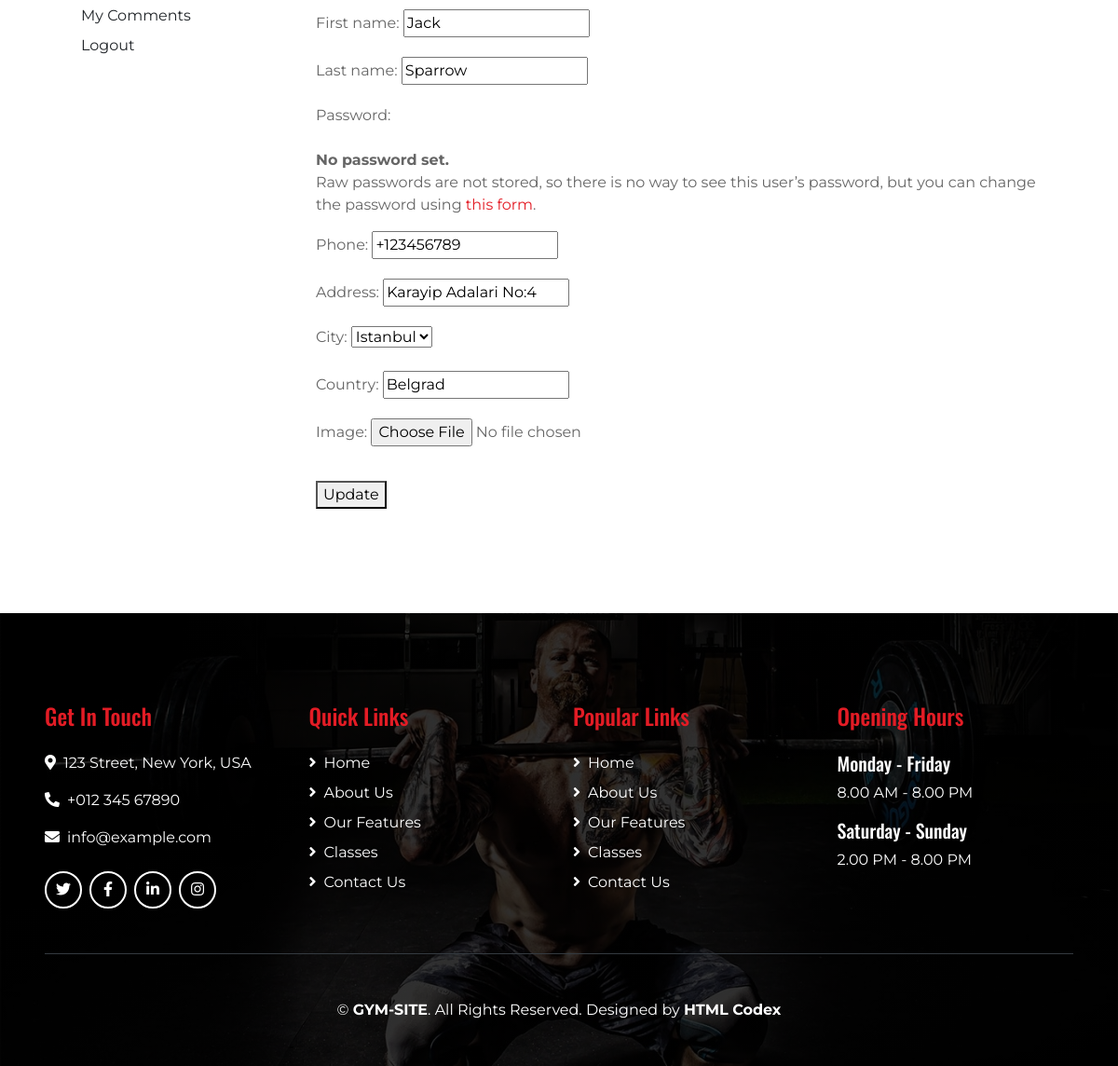
Page /user/update/ (signed in, lower part) on the earlier database version.
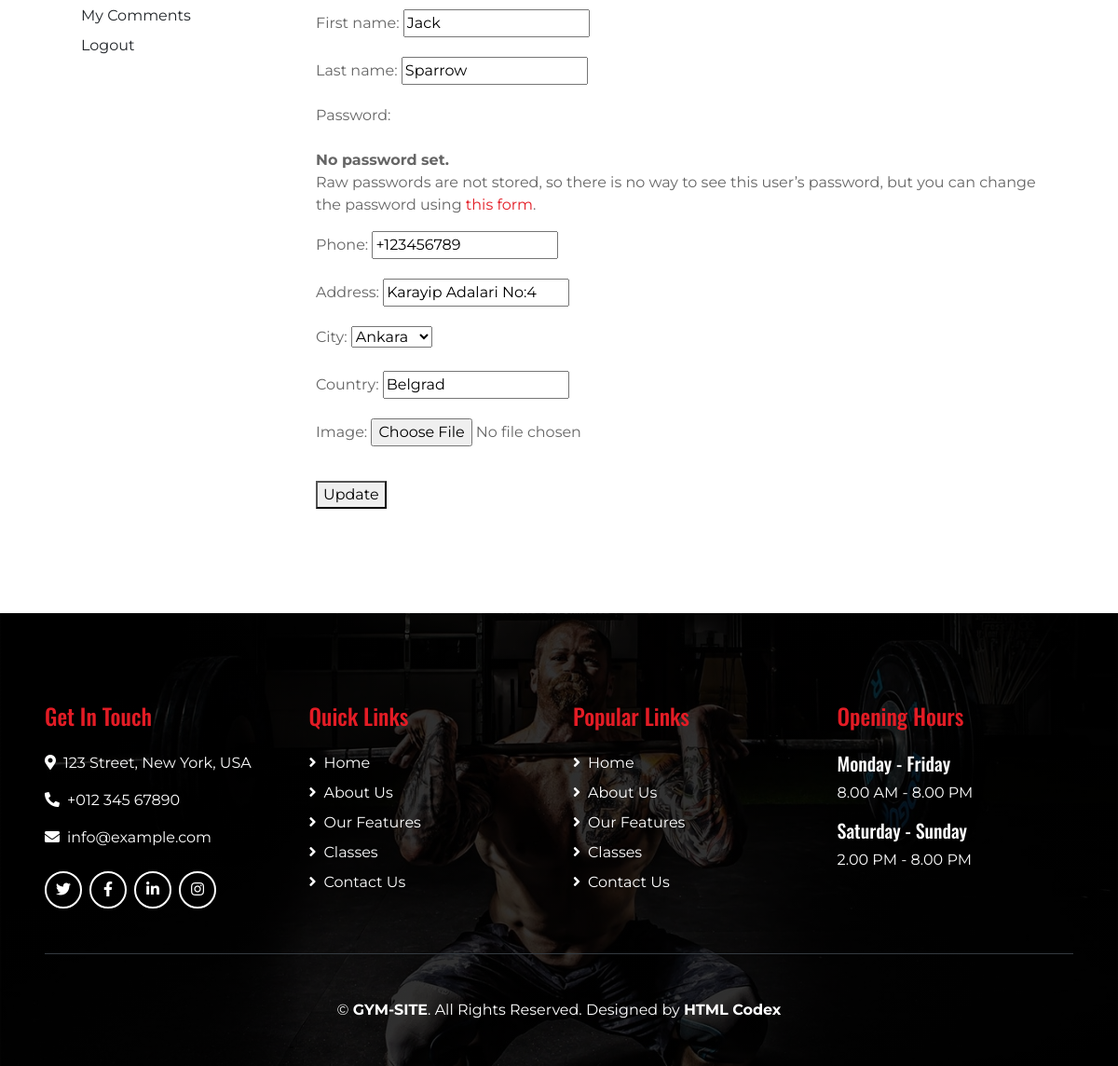
Same page on the later database version.
### home/models.py (models this page shows, shortened)
class UserProfile(models.Model):
    user = models.OneToOneField(User, on_delete=models.CASCADE)
    phone = models.CharField(blank=True, max_length=20)
    address = models.CharField(blank=True, max_length=150)
    city = models.CharField(blank=True, max_length=20)
    country = models.CharField(blank=True, max_length=50)
    image = models.ImageField(blank=True, upload_to='images/users/')
    def image_tag(self):
        return mark_safe('<img src="{}" height="50"/>'.format(self.image.url))
    image_tag.short_description = 'Image'

### user/views.py (the view)
# urls.py: path('update/', views.user_update, name='user_update'),
@login_required(login_url='/login') # Check login
def user_update(request):
    if request.method == 'POST':
        user_form = UserUpdateForm(request.POST, instance=request.user) # request.user is user  data
        profile_form = ProfileUpdateForm(request.POST, request.FILES, instance=request.user.userprofile)
        if user_form.is_valid() and profile_form.is_valid():
            user_form.save()
            profile_form.save()
            messages.success(request, 'Your account has been updated!')
            return HttpResponseRedirect('/user')
    else:
        user_form = UserUpdateForm(instance=request.user)
        profile_form = ProfileUpdateForm(instance=request.user.userprofile) #"userprofile" model -> OneToOneField relatinon with user
        context = {'user_form': user_form,
            'profile_form': profile_form
        }
        return render(request, 'user_update.html', context)

### user/forms.py
class UserUpdateForm(UserChangeForm):
    class Meta:
        model = User
        fields = ('username', 'email', 'first_name', 'last_name')
        widgets = {
            'username': TextInput(attrs={'class': 'input', 'placeholder': 'username'}),
            'email': EmailInput(attrs={'class': 'input', 'placeholder': 'email'}),
            'first_name': TextInput(attrs={'class': 'input', 'placeholder': 'first_name'}),
            'last_name': TextInput(attrs={'class': 'input', 'placeholder': 'last_name'}),
        }

class ProfileUpdateForm(forms.ModelForm):
    class Meta:
        model = UserProfile
        fields = ('phone', 'address', 'city', 'country', 'image')
        widgets = {
            'phone': TextInput(attrs={'class': 'input', 'placeholder': 'phone'}),
            'address': TextInput(attrs={'class': 'input', 'placeholder': 'address'}),
            'city': Select(attrs={'class': 'input', 'placeholder': 'city'}, choices=CITY),
            'country': TextInput(attrs={'class': 'input', 'placeholder': 'country'}),
            'image': FileInput(attrs={'class': 'input', 'placeholder': 'image', }),
        }

### user/templates/user_update.html (shortened to what this page needs)
{% extends 'homebase.html' %}
{% load static %}
{% block body %}
    <div class="container-fluid pt-5">
        <div class="row px-xl-5">
            {% include 'user_panel.html' %}
                       <div class="col-lg-9 table-responsive mb-5">
               <form method="POST" enctype = "multipart/form-data">
                        <fieldset class="form-group">
                            {{ user_form.as_p  }}
                            {{ profile_form.as_p  }}
                        </fieldset>
                        <div class="form-group">
                            <button class="primary-btn" type="submit">Update</button>
                        </div>
                    </form>
            </div>
        </div>
    </div>
 {% endblock %}

Differences in the rows shown:
changed UserProfile "Karayip Adalari No:4": city "Istanbul" → "Ankara"
